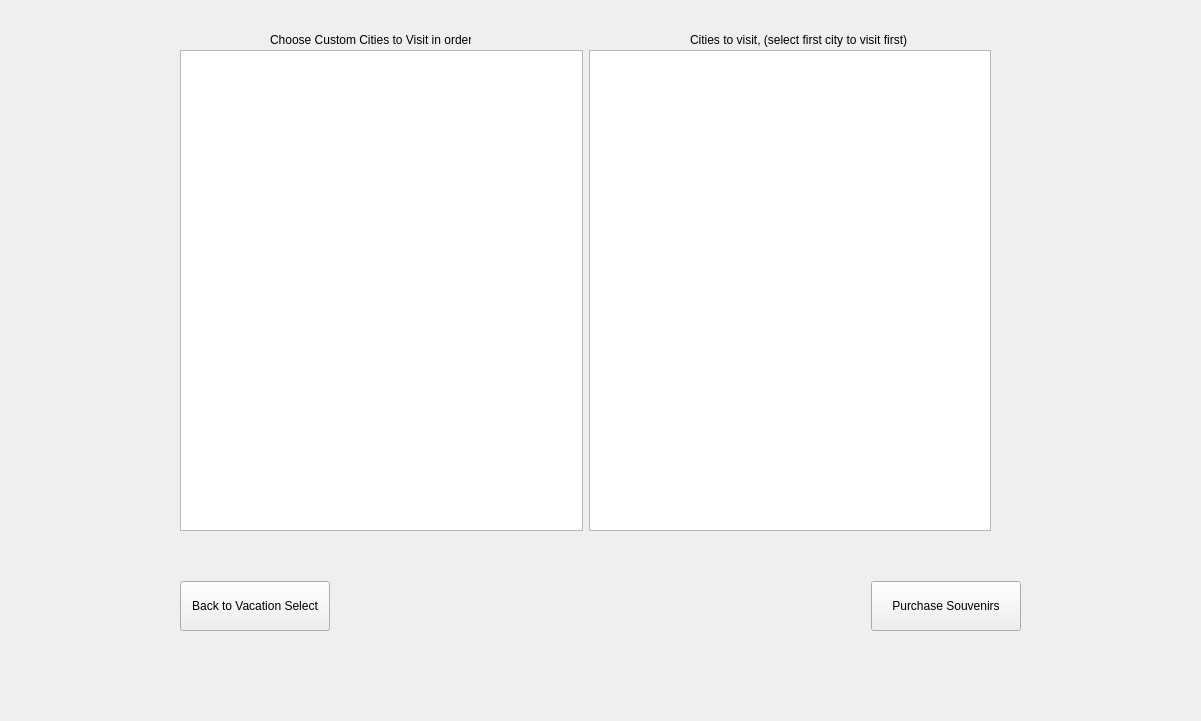
<?xml version="1.0" encoding="UTF-8"?>
<ui version="4.0">
 <class>TripWindow</class>
 <widget class="QWidget" name="TripWindow">
  <property name="geometry">
   <rect>
    <x>0</x>
    <y>0</y>
    <width>1201</width>
    <height>721</height>
   </rect>
  </property>
  <property name="minimumSize">
   <size>
    <width>1201</width>
    <height>721</height>
   </size>
  </property>
  <property name="maximumSize">
   <size>
    <width>1201</width>
    <height>721</height>
   </size>
  </property>
  <property name="windowTitle">
   <string>Form</string>
  </property>
  <widget class="QWidget" name="verticalLayoutWidget">
   <property name="geometry">
    <rect>
     <x>0</x>
     <y>0</y>
     <width>1201</width>
     <height>731</height>
    </rect>
   </property>
   <layout class="QVBoxLayout" name="verticalLayout">
    <property name="spacing">
     <number>20</number>
    </property>
    <property name="leftMargin">
     <number>180</number>
    </property>
    <property name="topMargin">
     <number>30</number>
    </property>
    <property name="rightMargin">
     <number>180</number>
    </property>
    <property name="bottomMargin">
     <number>100</number>
    </property>
    <item>
     <widget class="QStackedWidget" name="stackedWidget">
      <property name="currentIndex">
       <number>3</number>
      </property>
      <widget class="QWidget" name="DenverNuggetsPage">
       <widget class="QLabel" name="nuggetsTitle">
        <property name="geometry">
         <rect>
          <x>370</x>
          <y>10</y>
          <width>101</width>
          <height>16</height>
         </rect>
        </property>
        <property name="text">
         <string>Denver Nuggets Trip</string>
        </property>
       </widget>
       <widget class="QComboBox" name="NuggetsCombobox">
        <property name="geometry">
         <rect>
          <x>70</x>
          <y>180</y>
          <width>141</width>
          <height>22</height>
         </rect>
        </property>
       </widget>
       <widget class="QTableWidget" name="nuggetsTable">
        <property name="geometry">
         <rect>
          <x>380</x>
          <y>40</y>
          <width>421</width>
          <height>481</height>
         </rect>
        </property>
       </widget>
       <widget class="QPushButton" name="previewButton">
        <property name="geometry">
         <rect>
          <x>70</x>
          <y>220</y>
          <width>141</width>
          <height>51</height>
         </rect>
        </property>
        <property name="text">
         <string>Preview
Vacation
Plan</string>
        </property>
       </widget>
       <widget class="QLabel" name="nuggetsLabel">
        <property name="geometry">
         <rect>
          <x>60</x>
          <y>110</y>
          <width>171</width>
          <height>51</height>
         </rect>
        </property>
        <property name="text">
         <string>Select a City to Travel to
starting from the Denver nuggets</string>
        </property>
       </widget>
      </widget>
      <widget class="QWidget" name="CustomSpecifiedPage">
       <widget class="QLabel" name="custom1Label">
        <property name="geometry">
         <rect>
          <x>110</x>
          <y>20</y>
          <width>201</width>
          <height>20</height>
         </rect>
        </property>
        <property name="text">
         <string>Choose Custom Cities to Visit in order</string>
        </property>
       </widget>
       <widget class="QLabel" name="custom1Label_2">
        <property name="geometry">
         <rect>
          <x>530</x>
          <y>20</y>
          <width>201</width>
          <height>20</height>
         </rect>
        </property>
        <property name="text">
         <string>Cities to visit in order</string>
        </property>
       </widget>
       <widget class="QWidget" name="horizontalLayoutWidget">
        <property name="geometry">
         <rect>
          <x>20</x>
          <y>40</y>
          <width>811</width>
          <height>481</height>
         </rect>
        </property>
        <layout class="QHBoxLayout" name="horizontalLayout_2">
         <item>
          <widget class="QTableWidget" name="custom1Table"/>
         </item>
         <item>
          <widget class="QTableWidget" name="custom1OrderedTable"/>
         </item>
        </layout>
       </widget>
      </widget>
      <widget class="QWidget" name="DetroitPistonsPage">
       <widget class="QLabel" name="pistonsLabel">
        <property name="geometry">
         <rect>
          <x>370</x>
          <y>10</y>
          <width>101</width>
          <height>16</height>
         </rect>
        </property>
        <property name="text">
         <string>Detroit Pistons Trip</string>
        </property>
       </widget>
       <widget class="QTableWidget" name="pistonsTable">
        <property name="geometry">
         <rect>
          <x>155</x>
          <y>40</y>
          <width>541</width>
          <height>481</height>
         </rect>
        </property>
       </widget>
      </widget>
      <widget class="QWidget" name="CustomShortestPage">
       <widget class="QLabel" name="custom2Label">
        <property name="geometry">
         <rect>
          <x>510</x>
          <y>0</y>
          <width>281</width>
          <height>20</height>
         </rect>
        </property>
        <property name="text">
         <string>Cities to visit, (select first city to visit first)</string>
        </property>
       </widget>
       <widget class="QWidget" name="horizontalLayoutWidget_2">
        <property name="geometry">
         <rect>
          <x>0</x>
          <y>20</y>
          <width>811</width>
          <height>481</height>
         </rect>
        </property>
        <layout class="QHBoxLayout" name="horizontalLayout_7">
         <item>
          <widget class="QTableWidget" name="custom2Table"/>
         </item>
         <item>
          <widget class="QTableWidget" name="custom2OrderedTable"/>
         </item>
        </layout>
       </widget>
       <widget class="QLabel" name="custom2Label_2">
        <property name="geometry">
         <rect>
          <x>90</x>
          <y>0</y>
          <width>201</width>
          <height>20</height>
         </rect>
        </property>
        <property name="text">
         <string>Choose Custom Cities to Visit in order</string>
        </property>
       </widget>
      </widget>
     </widget>
    </item>
    <item>
     <layout class="QHBoxLayout" name="horizontalLayout">
      <item>
       <widget class="QPushButton" name="moveToTripSelect">
        <property name="minimumSize">
         <size>
          <width>150</width>
          <height>50</height>
         </size>
        </property>
        <property name="text">
         <string>Back to Vacation Select</string>
        </property>
       </widget>
      </item>
      <item>
       <spacer name="horizontalSpacer">
        <property name="orientation">
         <enum>Qt::Horizontal</enum>
        </property>
        <property name="sizeHint" stdset="0">
         <size>
          <width>40</width>
          <height>20</height>
         </size>
        </property>
       </spacer>
      </item>
      <item>
       <widget class="QPushButton" name="moveToSouvenir">
        <property name="minimumSize">
         <size>
          <width>150</width>
          <height>50</height>
         </size>
        </property>
        <property name="text">
         <string>Purchase Souvenirs</string>
        </property>
       </widget>
      </item>
     </layout>
    </item>
   </layout>
  </widget>
 </widget>
 <resources/>
 <connections/>
</ui>
